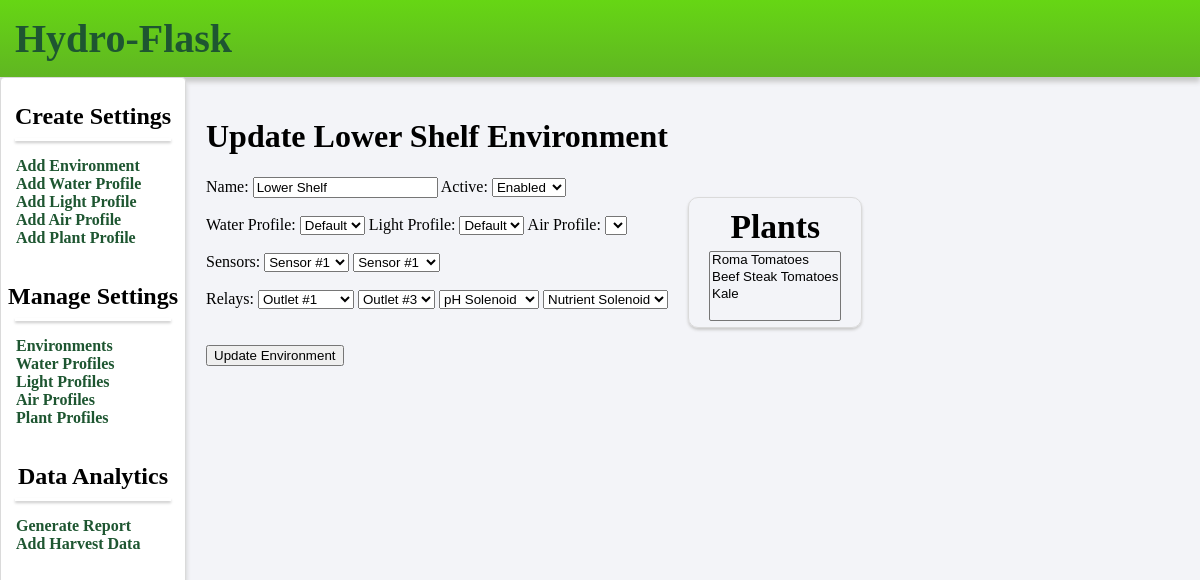
The app's page /update_enviro/3, older data.
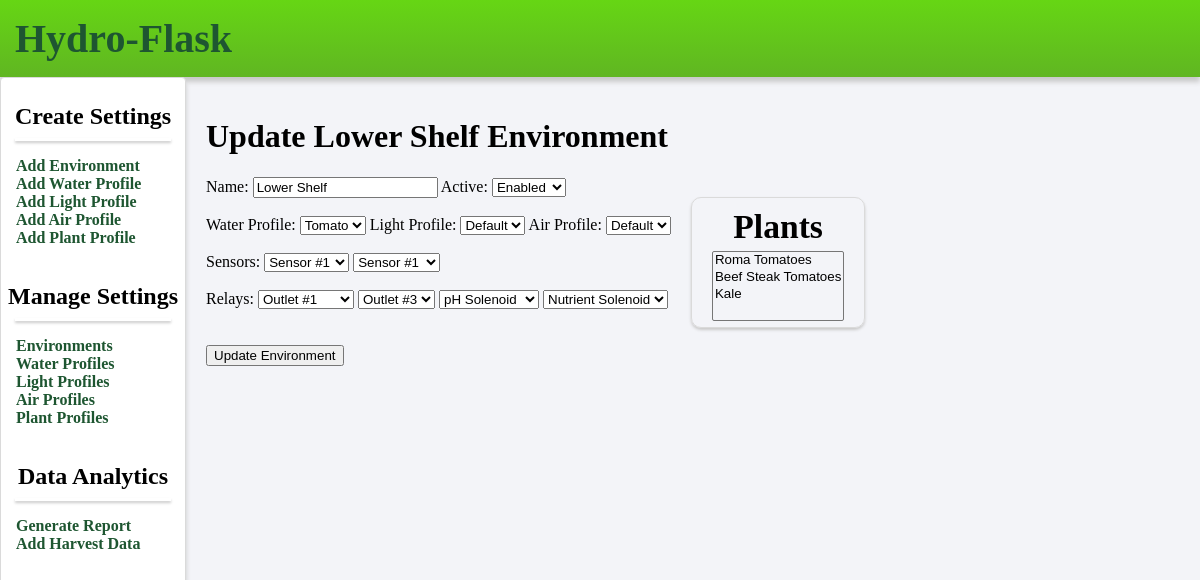
The same page, newer data.
### models.py (models this page shows, shortened)
class Enviro(db.Model):
    id = db.Column(db.Integer, primary_key=True)
    name = db.Column(db.String(50), nullable=False)
    ph_sensor = db.Column(db.Integer, default=0)
    ec_sensor = db.Column(db.Integer, default=0)
    nutrient_solenoid = db.Column(db.Integer, default=0)
    ph_solenoid = db.Column(db.Integer, default=0)
    water_pump = db.Column(db.Integer, default=0)
    air_pump = db.Column(db.Integer, default=0)
    active = db.Column(db.Integer, default=0)
    water_id = db.Column(db.Integer, db.ForeignKey('water.id'), nullable=False)
    light_id = db.Column(db.Integer, db.ForeignKey('light.id'), nullable=False)
    plants = db.relationship('Plant', secondary=plants, lazy='subquery',
        backref=db.backref('enviros', lazy=True))

class Water(db.Model):
    id = db.Column(db.Integer, primary_key=True)
    name = db.Column(db.String(50), nullable=False)
    min_ph = db.Column(db.Float, default=5.5)
    max_ph = db.Column(db.Float, default=6.5)
    min_ec = db.Column(db.Float, default=1.2)
    max_ec = db.Column(db.Float, default=1.6)
    enviros = db.relationship('Enviro', backref='water', lazy=True)

### views.py (the view)
@app.route('/update_enviro/<int:id>', methods=['POST', 'GET'])
def update_enviro(id):
    enviro = Enviro.query.get_or_404(id)
    if request.method == 'POST':
        enviro.name = request.form['name']
        enviro.water_id = request.form['water_id']
        enviro.light_id = request.form['light_id']
        enviro.ph_sensor = request.form['ph_sensor']
        enviro.ec_sensor = request.form['ec_sensor']
        enviro.active = request.form['active']
        plants = request.form.getlist('plant')
        enviro.plants = []
        for plant in plants:
            new_plant = Plant.query.get(plant)
            enviro.plants.append(new_plant)
        try:
            db.session.commit()
            return redirect('/enviro')
        except:
            return 'Update Unsuccesful'
    else:
        plants = Plant.query.all()
        lights = Light.query.all()
        airs = Air.query.all()
        waters = Water.query.all()
        return render_template('update_environment.html', enviro=enviro, plants=plants, lights=lights, airs=airs, waters=waters)

### templates/update_environment.html (shortened to what this page needs)
{% extends 'layout.html' %}
{% block body %}
<div class = "form">
    <h1>Update {{ enviro.name }} Environment</h1>
    <form action="/update_enviro/{{enviro.id}}" method="POST" id="enviro-form">
        <div class="left">
            <label>Name:</label>
            <input type="text" name="name" id="name" value="{{enviro.name}}">
            <label>Active:</label>
            <select name = "active" id = "active">
                <option {% if enviro.active == 1 %} selected {% endif %} value = "1">Enabled</option>
            </select>
            <br /><br />
            <div>
                <label>Water Profile:</label>
                <select name="water_id" id="water_id" form="enviro-form">
                    {% for water in waters %}
                        <option {% if enviro.water_id == water.id %} selected {% endif %} value="{{water.id}}">{{ water.name }}</option>
                    {% endfor %}
                </select>
                <label>Light Profile:</label>
                <select name="light_id" id="light_id" form="enviro-form">
                    {% for light in lights %}
                        <option {% if enviro.light_id == light_id %} selected {% endif %} value="{{light.id}}">{{ light.name }}</option>
                    {% endfor %}
                </select>
                <label>Air Profile:</label>
                <select name="air_id" id="air_id" form="enviro-form">
                    {% for air in airs %}
                        <option {% if enviro.air_id == air.id %} selected {% endif %} value="{{air.id}}">{{ air.name }}</option>
                    {% endfor %}
                </select>
                <br /><br />
            </div>
            <div>
                Sensors:
                <select name="ph_sensor" id="ph_sensor" form="enviro-form" default="{{enviro.ph_sensor}}">
                    <option value="1" {% if enviro.ph_sensor == 1 %} selected {% endif %}>Sensor #1</option>
                </select>
                <select name="ec_sensor" id="ec_sensor" form="enviro-form" default="{{enviro.ec_sensor}}">
                    <option value="1" {% if enviro.ec_sensor == 1 %} selected {% endif %}>Sensor #1</option>
                </select>
            </div>
            <br />
            <div>
                Relays:
                <select name="water_pump" id="water_pump" form="enviro-form" defualt="{{enviro.water_pump}}">
                    <option value="8" {% if enviro.water_pump == 8 %} selected {% endif %}>Outlet #1</option>
                </select>
                <select name="air_pump" id="air_pump" form="enviro-form">
                    <option value="12" {% if enviro.air_pump == 12 %} selected {% endif %}>Outlet #3</option>
                </select>
                <select name="ph_solenoid" id="ph_solenoid" form="enviro-form">
                    <option value="0">pH Solenoid</option>
                </select>
                <select name="nutrient_solenoid" id="nutrient_solenoid" form="enviro-form">
                    <option value="0">Nutrient Solenoid</option>
                </select>
            </div>
            <br /><br />
            <input type="submit" value="Update Environment">
        </div>
        <div class = "plant_list right">
            <h2>Plants</h2>
            <select multiple name="plant" id="plant" class="multiple_select">
                {% for plant in plants %}
                    <option value="{{ plant.id }}">{{ plant.name }}</option>
                {% endfor %}
            </select>
        </div>
    </form>
</div>
{% endblock %}

Row changes from the older to the newer data that the page shows:
changed Enviro "Lower Shelf": water_id "Default" → "Tomato"
Text that changed along with them:
form field air_id: (not shown) → "Default"
